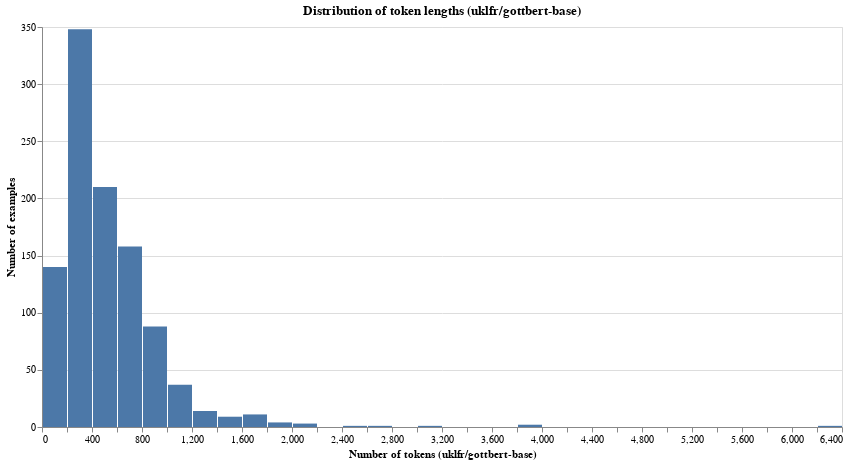

The notebook cell saved with this chart:
### Code cell
token_dist_chart = (
    alt.Chart(df_test)
    .mark_bar()
    .encode(
        x=alt.X(
            "token_count:Q",
            bin=alt.Bin(maxbins=50),
            title="Number of tokens (uklfr/gottbert-base)"
        ),
        y=alt.Y("count()", title="Number of examples"),
        tooltip=[
            alt.Tooltip("token_count:Q", bin=True, title="Token count"),
            alt.Tooltip("count()", title="Frequency")
        ],
    )
    .properties(
        width=800,
        height=400,
        title="Distribution of token lengths (uklfr/gottbert-base)"
    )
)

token_dist_chart

### Figure 1 — Vega specification as saved in the notebook (floating-point values rounded to 4 significant figures)
{"$schema": "https://vega.github.io/schema/vega/v6.json", "data": [{"name": "source_0", "values": [{"__count": 210, "bin_maxbins_10_token_count": 0.0, "bin_maxbins_10_token_count_end": 1000.0, "bin_maxbins_50_token_count": 400.0, "bin_maxbins_50_token_count_end": 600.0}, {"__count": 88, "bin_maxbins_10_token_count": 0.0, "bin_maxbins_10_token_count_end": 1000.0, "bin_maxbins_50_token_count": 800.0, "bin_maxbins_50_token_count_end": 1000.0}, {"__count": 158, "bin_maxbins_10_token_count": 0.0, "bin_maxbins_10_token_count_end": 1000.0, "bin_maxbins_50_token_count": 600.0, "bin_maxbins_50_token_count_end": 800.0}, {"__count": 348, "bin_maxbins_10_token_count": 0.0, "bin_maxbins_10_token_count_end": 1000.0, "bin_maxbins_50_token_count": 200.0, "bin_maxbins_50_token_count_end": 400.0}, {"__count": 140, "bin_maxbins_10_token_count": 0.0, "bin_maxbins_10_token_count_end": 1000.0, "bin_maxbins_50_token_count": 0.0, "bin_maxbins_50_token_count_end": 200.0}, {"__count": 37, "bin_maxbins_10_token_count": 1000.0, "bin_maxbins_10_token_count_end": 2000.0, "bin_maxbins_50_token_count": 1000.0, "bin_maxbins_50_token_count_end": 1200.0}, {"__count": 9, "bin_maxbins_10_token_count": 1000.0, "bin_maxbins_10_token_count_end": 2000.0, "bin_maxbins_50_token_count": 1400.0, "bin_maxbins_50_token_count_end": 1600.0}, {"__count": 2, "bin_maxbins_10_token_count": 3000.0, "bin_maxbins_10_token_count_end": 4000.0, "bin_maxbins_50_token_count": 3800.0, "bin_maxbins_50_token_count_end": 4000.0}, {"__count": 4, "bin_maxbins_10_token_count": 1000.0, "bin_maxbins_10_token_count_end": 2000.0, "bin_maxbins_50_token_count": 1800.0, "bin_maxbins_50_token_count_end": 2000.0}, {"__count": 11, "bin_maxbins_10_token_count": 1000.0, "bin_maxbins_10_token_count_end": 2000.0, "bin_maxbins_50_token_count": 1600.0, "bin_maxbins_50_token_count_end": 1800.0}, {"__count": 14, "bin_maxbins_10_token_count": 1000.0, "bin_maxbins_10_token_count_end": 2000.0, "bin_maxbins_50_token_count": 1200.0, "bin_maxbins_50_token_count_end": 1400.0}, {"__count": 3, "bin_maxbins_10_token_count": 2000.0, "bin_maxbins_10_token_count_end": 3000.0, "bin_maxbins_50_token_count": 2000.0, "bin_maxbins_50_token_count_end": 2200.0}, {"__count": 1, "bin_maxbins_10_token_count": 2000.0, "bin_maxbins_10_token_count_end": 3000.0, "bin_maxbins_50_token_count": 2600.0, "bin_maxbins_50_token_count_end": 2800.0}, {"__count": 1, "bin_maxbins_10_token_count": 3000.0, "bin_maxbins_10_token_count_end": 4000.0, "bin_maxbins_50_token_count": 3000.0, "bin_maxbins_50_token_count_end": 3200.0}, {"__count": 1, "bin_maxbins_10_token_count": 6000.0, "bin_maxbins_10_token_count_end": 7000.0, "bin_maxbins_50_token_count": 6200.0, "bin_maxbins_50_token_count_end": 6400.0}, {"__count": 1, "bin_maxbins_10_token_count": 2000.0, "bin_maxbins_10_token_count_end": 3000.0, "bin_maxbins_50_token_count": 2400.0, "bin_maxbins_50_token_count_end": 2600.0}]}, {"name": "source_0_y_domain___count", "values": [{"min": 1, "max": 348}]}], "signals": [{"name": "bin_maxbins_50_token_count_bins", "value": {"fields": ["token_count"], "fname": "bin_token_count", "start": 0.0, "step": 200.0, "stop": 6400.0}}], "marks": [{"type": "rect", "name": "marks", "from": {"data": "source_0"}, "encode": {"update": {"y2": {"value": 0, "scale": "y"}, "y": {"field": "__count", "scale": "y"}, "fill": {"value": "#4c78a8"}, "x2": {"field": "bin_maxbins_50_token_count", "scale": "x", "offset": {"signal": "0.5 + (abs(scale(\"x\", datum[\"bin_maxbins_50_token_count_end\"]) - scale(\"x\", datum[\"bin_maxbins_50_token_count\"])) < 0.25 ? -0.5 * (0.25 - (abs(scale(\"x\", datum[\"bin_maxbins_50_token_count_end\"]) - scale(\"x\", datum[\"bin_maxbins_50_token_count\"])))) : 0.5)"}}, "x": {"field": "bin_maxbins_50_token_count_end", "scale": "x", "offset": {"signal": "0.5 + (abs(scale(\"x\", datum[\"bin_maxbins_50_token_count_end\"]) - scale(\"x\", datum[\"bin_maxbins_50_token_count\"])) < 0.25 ? 0.5 * (0.25 - (abs(scale(\"x\", datum[\"bin_maxbins_50_token_count_end\"]) - scale(\"x\", datum[\"bin_maxbins_50_token_count\"])))) : -0.5)"}}, "tooltip": {"signal": "{\"Token count\": !isValid(datum[\"bin_maxbins_10_token_count\"]) || !isFinite(+datum[\"bin_maxbins_10_token_count\"]) ? \"null\" : format(datum[\"bin_maxbins_10_token_count\"], \"\") + \" – \" + format(datum[\"bin_maxbins_10_token_count_end\"], \"\"), \"Frequency\": format(datum[\"__count\"], \"\")}"}}}, "style": ["bar"]}], "scales": [{"name": "x", "type": "linear", "domain": {"signal": "[bin_maxbins_50_token_count_bins.start, bin_maxbins_50_token_count_bins.stop]"}, "range": [0, {"signal": "width"}], "bins": {"signal": "bin_maxbins_50_token_count_bins"}, "zero": false}, {"name": "y", "type": "linear", "domain": [{"signal": "(data(\"source_0_y_domain___count\")[0] || {}).min"}, {"signal": "(data(\"source_0_y_domain___count\")[0] || {}).max"}], "range": [{"signal": "height"}, 0], "nice": true, "zero": true}], "axes": [{"scale": "y", "domain": false, "ticks": false, "zindex": 0, "aria": false, "labels": false, "maxExtent": 0, "grid": true, "orient": "left", "gridScale": "x", "tickCount": {"signal": "ceil(height/40)"}, "minExtent": 0}, {"scale": "x", "labelFlush": true, "orient": "bottom", "grid": false, "title": "Number of tokens (uklfr/gottbert-base)", "tickCount": {"signal": "ceil(width/10)"}, "labelOverlap": true, "zindex": 0}, {"scale": "y", "orient": "left", "grid": false, "tickCount": {"signal": "ceil(height/40)"}, "labelOverlap": true, "zindex": 0, "title": "Number of examples"}], "title": {"text": "Distribution of token lengths (uklfr/gottbert-base)", "frame": "group"}, "width": 800, "height": 400, "background": "white", "padding": 5, "style": "cell"}
